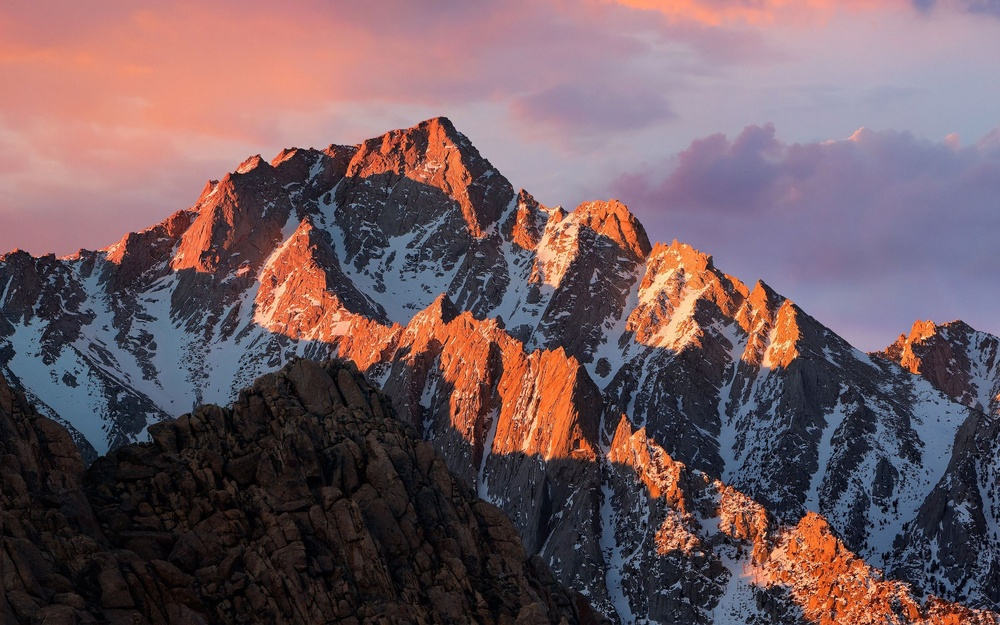
#> input picture images/view3.jpg, 1000 x 625 px, shrunk from 2400 x 1500 before the run
$ jupyter execute IP_DM_Nystrom_v2.ipynb   (shell and % lines are left out)
#> lines starting #> are read from the running program, lines starting #| are printed output that depends on the picture
<h1 align="center">Image Partition and Color Reduction</h1>
<h5 align="center">Constructing diffusion map using the Nyström method v2.</h5>

## Nyström method
For a positive definite matrix
$Q = \left[\begin{matrix}
A & B^T  \\
B & C \\
\end{matrix}\right] $,
$$ Q \approx \left[\begin{matrix} A \\B \end{matrix}\right] A^{-1} \left[\begin{matrix} A & B^T \end{matrix}\right].$$

## Framework
*This construction only compute the SVD of a $sam x sam$ matrix!*

1. ***Construct the submatrix of the affinity matrix $K$***
Construct only the randomly chose $sam$ columns of $K$, where $sam$ is a small number not larger than 20.

2. ***Construct the submatrix $A$ and $B$ of the normalized affinity matrix $Q$***

3. ***Compute the approximated eigenvalues and eigenvectors of the diffusion matrix***
By [2], define $$S:= A+A^{-1/2} B^T B A^{-1/2},$$
diagonalize $S$ as $S=ULU^T$.
The eigenvalues of diffusion matrix and $S$ coinsides.
The eigenvectors of diffusion matrix are
$$ D\left[\begin{matrix} A \\B \end{matrix}\right]A^{-1/2}UL^{-1/2},$$ where $D$ is a diagonal matrix.

4. ***Construct the diffusion map $Y$***

5. ***Cluster via k-means***

*Need details of constructing the diffusion map? See [here](https://github.com/yujieho/Diffusion_Maps).*

## Implementation

### 1.  Import libraries

[cell 1]
%pylab inline
import cv2
from itertools import product
from scipy.spatial.distance import cdist
from scipy import sparse
from scipy.sparse.linalg import svds
from sklearn.cluster import KMeans

### 2. Load image

[cell 2]
img = cv2.imread('images/view3.jpg')
#> img is the input picture: shape (625, 1000, 3); mean B, G, R 96, 90.2, 112.6
img = img[:,:,::-1]

#normalize the RGB code
img = img/255

#show image
plt.imshow(img)
plt.show()

#size
x, y, z = img.shape
n = x*y
print('Size of figure: ', x,'*',y)
#| Size of figure:  625 * 1000

### 3. Define functions

[cell 3]
#construct a diffusion map

def dm():
    rand=calsam()       #randomly picked samples
    K=mk(rand)          #affinity matrix
    D, Dsmall=md(K)
    Q=mq(K, Dsmall, D)  #normalized affinity matrix
    L, eigvec=eign(Q, D)   #eigenvalues and eigenvectors of diffusion matrix
    Y=my(L, eigvec, rand)  #diffusion map

    return Y

[cell 4]
#using K-means to cluster data in the diffusion space

def km(Y):
    kmeans=KMeans(clusters)
    kmeans=kmeans.fit(Y)
    labels=array(kmeans.predict(Y)).reshape(n,1)

    return labels

[cell 5]
def calsam():
    return sort(permutation(n)[:sam])

[cell 6]
def mk(rand):
    #distance matrix
    dist=vstack([cdist(datav[rand,:],datav[rand,:]), cdist(delete(datav,rand,axis=0),datav[rand,:])])

    #local scaling
    dist_sort=sort(dist, axis=0)
    sigma=dist_sort[s+1,:]
#> sigma = [0, 0, 0, 0.00555, 0, 0, 0, 0, 0, 0.00392, 0, 0, 0, 0, 0.00877]
    sigma[argwhere(sigma==0)]=10000
    sigmasmall=diag(1/sigma)

    dist_sort=sort(dist, axis=1)
    sigma=hstack([sigma,dist_sort[sam:,s+1]])
    sigma[argwhere(sigma==0)]=10000
    sigma=sparse.dia_matrix((1/sigma,0), shape=(n,n))

    return exp( -sigma.dot(dist).dot(sigmasmall) )    #Affinity matrix

[cell 7]
def md(K):
    Dsmall=diag(1/sqrt(sum(K[:sam,:sam],axis=1)))
    D=sparse.dia_matrix((1/sqrt(sum(K,axis=1)),0), shape=(n,n))

    return D, Dsmall

[cell 8]
def mq(K, Dsmall, D):
    return D.dot(K).dot(Dsmall)

[cell 9]
def eign(Q, D):
    A=Q[:sam,:]
    B=Q[sam:,:]

    #A^(-1/2)
    uu, ul, uv=svd(A)
#> ul = [1, 0.121, 0.0775, 0.0774, 2.55e-05, 1.2e-06, 5.85e-08, 2.85e-10, 1.03e-10, 8.15e-11, 5.94e-11, 4.5e-11, 4.04e-11, 2.17e-11, 5.82e-12]
    ul=diag(ul**(-0.5))
    Asi=uu.dot(ul).dot(uv)

    S=A+Asi.dot(B.transpose()).dot(B).dot(Asi)

    U, L, V=svds(S, dim)
#> U = 15 rows, first 8: [-0.338, -0.388, -0.0596], [-0.0793, 0.26, 0.126], [0.27, 0.362, 0.269], [-0.0318, -0.00348, -0.319], [0.25, -0.358, 0.281], [0.409, -0.117, 0.138], [-0.683, -0.128, 0.251], [-0.0617, 0.149, -0.265]; L = [6725.6, 13659, 298223.6]

    L=diag(sqrt(L[::-1]))
#> L = [[546.1, 0, 0], [0, 116.9, 0], [0, 0, 82.01]]
    U=U[:,::-1]
#> U = 15 rows, first 8: [-0.0596, -0.388, -0.338], [0.126, 0.26, -0.0793], [0.269, 0.362, 0.27], [-0.319, -0.00348, -0.0318], [0.281, -0.358, 0.25], [0.138, -0.117, 0.409], [0.251, -0.128, -0.683], [-0.265, 0.149, -0.0617]
#> in dm, `L, eigvec=eign(Q, D)`: L = [[546.1, 0, 0], [0, 116.9, 0], [0, 0, 82.01]]

    V=vstack([A,B]).dot(Asi).dot(U).dot(sqrt(inv(L)))

    eigvec=D.dot(V)

    return L, eigvec

[cell 10]
def my(L, eigvec, rand):
    Y=eigvec.dot(L)

    #reorder data
    for i in range(sam):
        Y=insert(Y, rand[sam-1-i]+1, Y[sam-1-i], axis=0)
        Y=delete(Y, sam-1, axis=0)

    return Y

### 4. Set parameters

[cell 11]
sam=15        #number of sample to comute
s=7           #local scaling parameter
dim=3         #embedding dimension
clusters=10   #reduce image into how many colors

### 5. Calculate the diffusion map and labeling

[cell 12]

datav=img.reshape(n, z)
Y=dm()

[cell 13]

labels=km(Y)

### 6. Display result

[cell 14]
#calculate colors
colorrgb=[]
for i,j in product(range(clusters), range(z)):
    colorrgb.append(percentile( datav[argwhere(labels==i)[:,0],j],50 ))
#> after the loop, colorrgb = 30 values, max 0.808 at index 0, min 0.0314 at index 13, mean 0.293


#show image
imc=zeros((n,z))
for i in range(clusters): imc[argwhere(labels==i)]=colorrgb[3*i:3*i+3]
imc = imc.reshape(x,y,z)
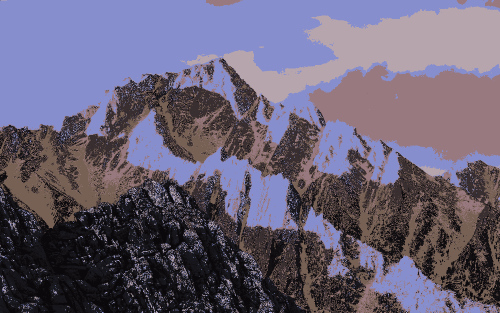
#> imc: shape (625, 1000, 3) float64 (shown at 1/2 size); mean of channels 0, 1, 2 0.46, 0.377, 0.409; drawn as B, G, R

plt.imshow(imc)
plt.show()

print('Using', sam, 'sample points.')
print('Using', clusters, 'colors.')

matplotlib.image.imsave('results/IP_DM_Nystrom_v2/view3_15sam10color.jpg', imc)
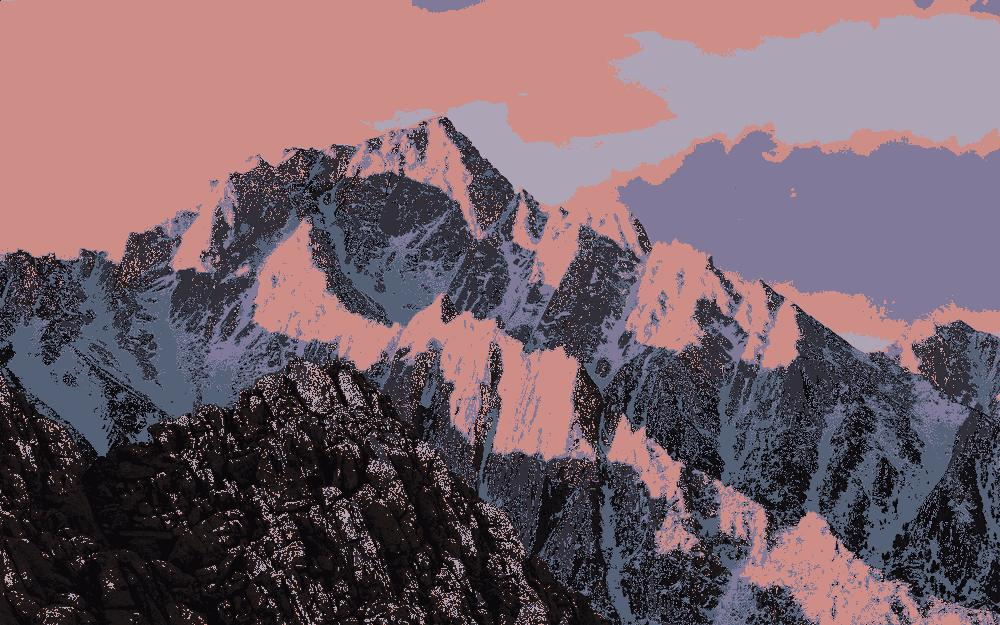
#> saved as view3_15sam10color.jpg: shape (625, 1000, 3); mean R, G, B 117.6, 96, 104.8

$ run again, with images/view2.jpg copied over images/view3.jpg
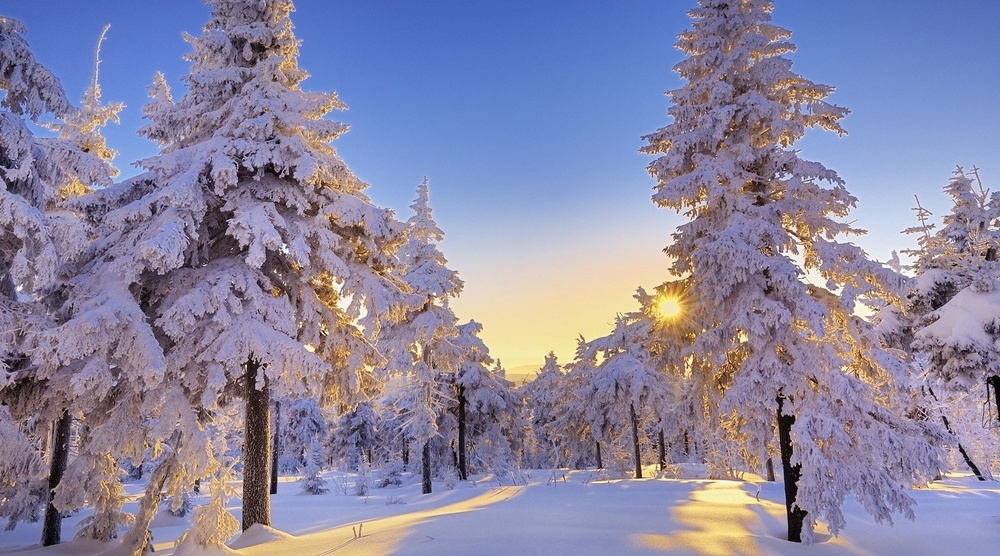
#> input picture images/view2.jpg, 1000 x 556 px, shrunk from 1800 x 1000 before the run
#> img is the input picture: shape (556, 1000, 3); mean B, G, R 161.6, 134.5, 138.3
#| Size of figure:  556 * 1000
#> sigma = [0, 0, 0.00555, 0.018, 0, 0, 0, 0, 0, 0, 0, 0, 0, 0, 0]
#> ul = [1, 0.0717, 0.0612, 4.13e-06, 5.34e-07, 1.96e-10, 1.47e-10, 1.11e-10, 5.05e-11, 4.3e-11, 4.17e-11, 3.9e-11, 3.06e-11, 1.86e-11, 1.63e-11]
#> in eign, `U, L, V=svds(S, dim)`: U = 15 rows, first 8: [-0.0351, -0.0445, 0.286], [0.232, 0.312, 0.377], [-0.0451, -0.0187, 0.417], [-0.0458, -0.019, 0.423], [-0.137, 0.0726, 0.0825], [-0.252, -0.494, -0.0615], [0.262, -0.508, -0.12], [0.0444, 0.0428, 0.0762]; L = [8940.9, 16063.3, 292361.6]
#> in eign, `L=diag(sqrt(L[::-1]))`: L = [[540.7, 0, 0], [0, 126.7, 0], [0, 0, 94.56]]
#> in eign, `U=U[:,::-1]`: U = 15 rows, first 8: [0.286, -0.0445, -0.0351], [0.377, 0.312, 0.232], [0.417, -0.0187, -0.0451], [0.423, -0.019, -0.0458], [0.0825, 0.0726, -0.137], [-0.0615, -0.494, -0.252], [-0.12, -0.508, 0.262], [0.0762, 0.0428, 0.0444]
#> in dm, `L, eigvec=eign(Q, D)`: L = [[540.7, 0, 0], [0, 126.7, 0], [0, 0, 94.56]]
#> after the loop `for i,j in product(range(clusters), range(z)):`: colorrgb = 30 values, max 0.851 at index 0, min 0.325 at index 19, mean 0.569
#> `imc = imc.reshape(x,y,z)`:
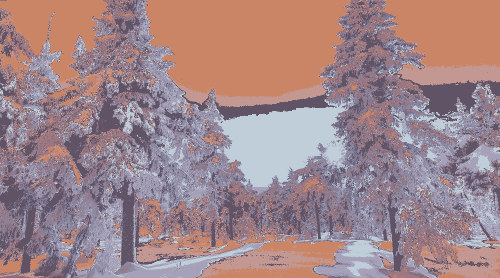
#> imc: shape (556, 1000, 3) float64 (shown at 1/2 size); mean of channels 0, 1, 2 0.542, 0.525, 0.63; drawn as B, G, R
#> `matplotlib.image.imsave('results/IP_DM_Nystrom_v2/view3_15sam10color.j..`:
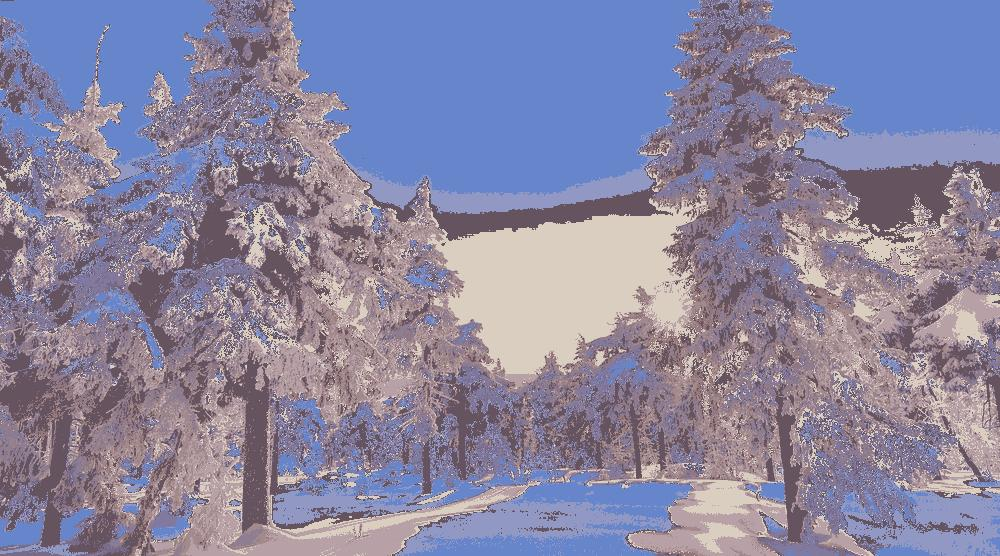
#> saved as view3_15sam10color.jpg: shape (556, 1000, 3); mean R, G, B 138.1, 133.9, 161.1

$ run again, with images/view4.jpg copied over images/view3.jpg
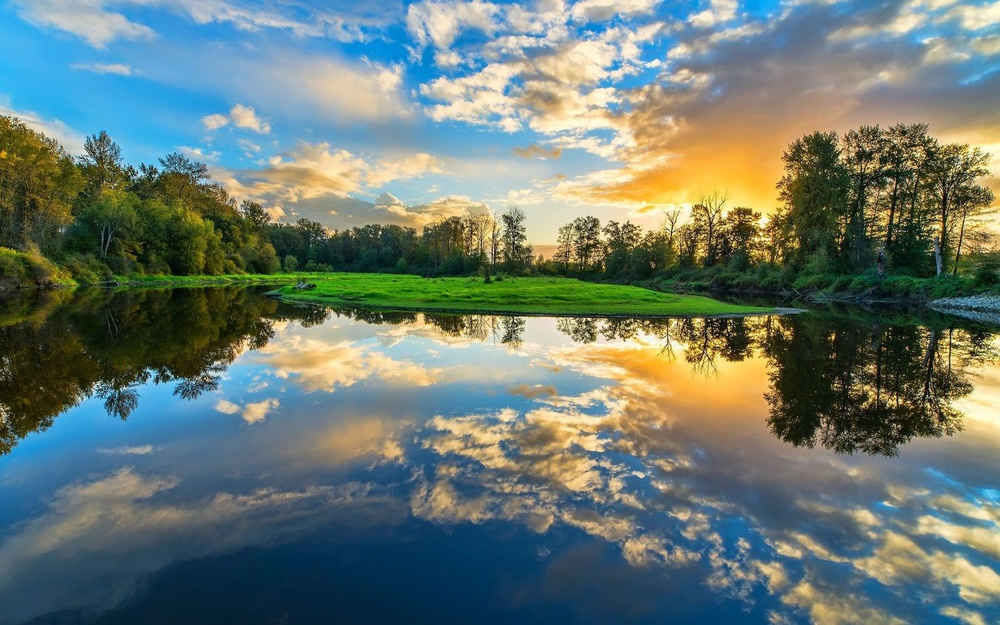
#> input picture images/view4.jpg, 1000 x 625 px, shrunk from 1600 x 1000 before the run
#> img is the input picture: shape (625, 1000, 3); mean B, G, R 113.9, 121.6, 106.2
#| Size of figure:  625 * 1000
#> sigma = [0.00679, 0.00392, 0.0141, 0.0171, 0.00679, 0, 0.00679, 0, 0.00555, 0.00555, 0, 0, 0, 0, 0.00392]
#> ul = [1, 0.454, 0.145, 0.145, 0.144, 0.144, 0.144, 0.143, 0.143, 0.143, 7.04e-06, 3.84e-07, 1.46e-08, 1.03e-10, 4.98e-11]
#> in eign, `U, L, V=svds(S, dim)`: U = 15 rows, first 8: [-0.129, -0.031, -0.0856], [-0.117, -0.029, -0.0837], [-0.125, -0.0298, -0.0868], [-0.125, -0.0295, -0.0871], [-0.122, -0.0296, -0.0863], [0.0806, 0.681, 0.305], [-0.122, -0.0295, -0.0853], [0.00967, -0.672, 0.0129]; L = [37.11, 327.3, 952487.3]
#> in eign, `L=diag(sqrt(L[::-1]))`: L = [[976, 0, 0], [0, 18.09, 0], [0, 0, 6.09]]
#> in eign, `U=U[:,::-1]`: U = 15 rows, first 8: [-0.0856, -0.031, -0.129], [-0.0837, -0.029, -0.117], [-0.0868, -0.0298, -0.125], [-0.0871, -0.0295, -0.125], [-0.0863, -0.0296, -0.122], [0.305, 0.681, 0.0806], [-0.0853, -0.0295, -0.122], [0.0129, -0.672, 0.00967]
#> in dm, `L, eigvec=eign(Q, D)`: L = [[976, 0, 0], [0, 18.09, 0], [0, 0, 6.09]]
#> after the loop `for i,j in product(range(clusters), range(z)):`: colorrgb = 30 values, max 0.71 at index 17, min 0.0235 at index 12, mean 0.352
#> `imc = imc.reshape(x,y,z)`:
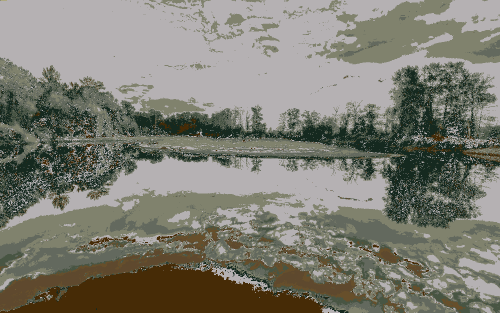
#> imc: shape (625, 1000, 3) float64 (shown at 1/2 size); mean of channels 0, 1, 2 0.45, 0.492, 0.494; drawn as B, G, R
#> `matplotlib.image.imsave('results/IP_DM_Nystrom_v2/view3_15sam10color.j..`:
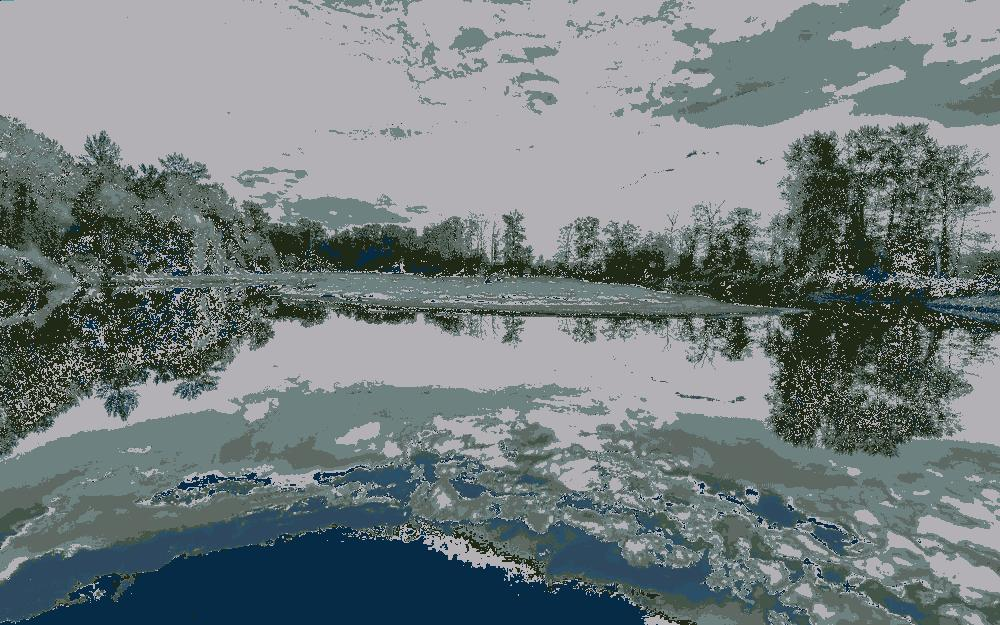
#> saved as view3_15sam10color.jpg: shape (625, 1000, 3); mean R, G, B 114.8, 125.2, 126.6
